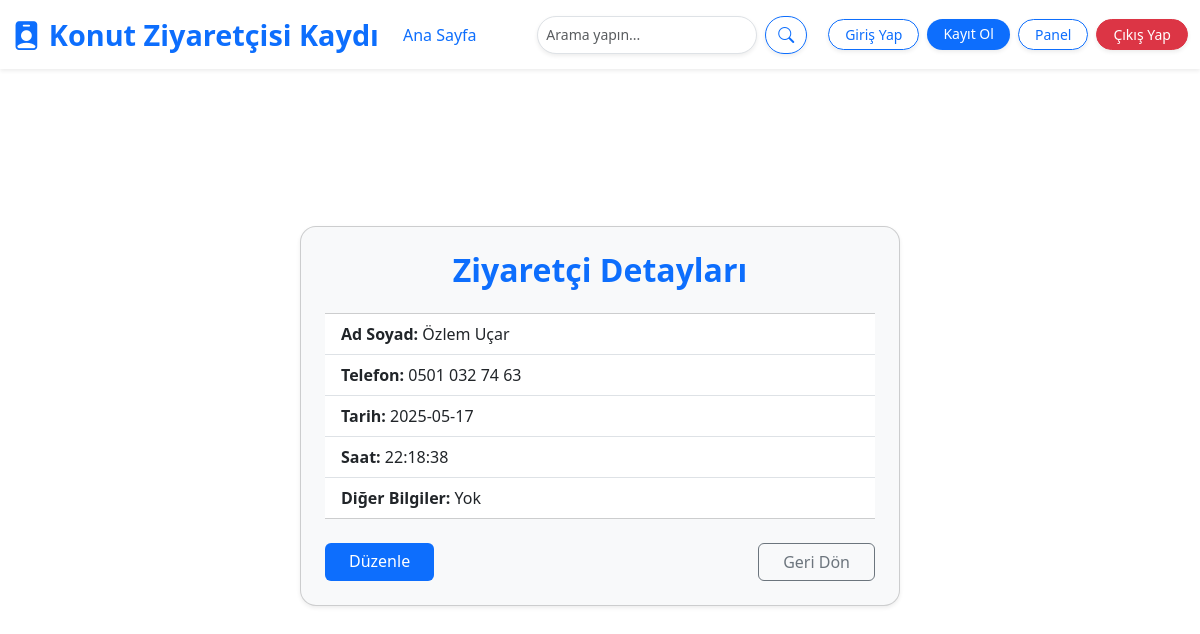
/visitor_info/32 (signed in), run on the app's committed database.
### models.py (models this page shows)
class Visitor(db.Model):
    __tablename__ = 'visitor'
    __table_args__ = {'extend_existing': True}
    id = db.Column(db.Integer, primary_key=True)
    name = db.Column(db.String(100), nullable=False)
    surname = db.Column(db.String(100), nullable=False)
    phone = db.Column(db.String(15), nullable=False)
    date = db.Column(db.Date, nullable=False)
    time = db.Column(db.Time, nullable=False)
    other_data = db.Column(db.Text, nullable=True)

### app.py (the view)
@app.route('/visitor_info/<int:id>')
@login_required
def visitor_info(id):
    visitor = Visitor.query.get_or_404(id)
    return render_template('visitor_info.html', visitor=visitor)

### app.py (called while the page is built)
@login_manager.user_loader
def load_user(user_id):
    return User.query.get(int(user_id))

### templates/visitor_info.html
{% extends "base.html" %}
{% block page_class %}visitordetail-background{% endblock %}
{% block content %}
<div class="container py-5 d-flex justify-content-center align-items-center" style="min-height: 80vh;">
    <div class="card shadow-sm p-4 rounded-4" style="max-width: 600px; width: 100%; background-color: #f8f9fa;">
        <h2 class="mb-4 text-center text-primary fw-bold">Ziyaretçi Detayları</h2>
        <ul class="list-group list-group-flush mb-4">
            <li class="list-group-item"><strong>Ad Soyad:</strong> {{ visitor.name }} {{ visitor.surname }}</li>
            <li class="list-group-item"><strong>Telefon:</strong> {{ visitor.phone }}</li>
            <li class="list-group-item"><strong>Tarih:</strong> {{ visitor.date }}</li>
            <li class="list-group-item"><strong>Saat:</strong> {{ visitor.time.strftime('%H:%M:%S') }}</li>
            <li class="list-group-item"><strong>Diğer Bilgiler:</strong> {{ visitor.other_data or "Yok" }}</li>
        </ul>
        <div class="d-flex justify-content-between">
            <a href="/editvisitor/{{ visitor.id }}" class="btn btn-primary px-4">Düzenle</a>
            <a href="/dashboard" class="btn btn-outline-secondary px-4">Geri Dön</a>
        </div>
    </div>
</div>
{% endblock %}

### static/styles.css (style rules this page uses)
.visitordetail-background { background-image: url('/static/img/victor-sutty-5vYJJ2khdj8-unsplash1.png'); background-size: cover; background-position: center; background-repeat: no-repeat; background-attachment: fixed; }
.btn-primary { background-color: #0d6efd; border: none; }
.shadow-sm { box-shadow: 0 4px 10px rgba(0, 0, 0, 0.1); }

### data on the page
Visitor: name "Özlem", surname "Uçar", phone "0501 032 74 63", date "2025-05-17", time "22:18:38", other_data "Yok"
